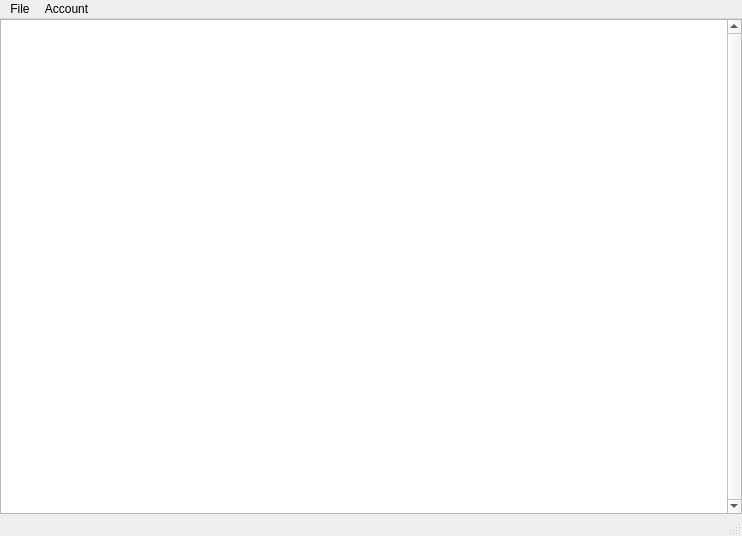
<?xml version="1.0" encoding="UTF-8"?>
<ui version="4.0">
 <class>MainWindow</class>
 <widget class="QMainWindow" name="MainWindow">
  <property name="geometry">
   <rect>
    <x>0</x>
    <y>0</y>
    <width>742</width>
    <height>536</height>
   </rect>
  </property>
  <property name="minimumSize">
   <size>
    <width>100</width>
    <height>100</height>
   </size>
  </property>
  <property name="windowTitle">
   <string>TrailCounter UI</string>
  </property>
  <property name="autoFillBackground">
   <bool>false</bool>
  </property>
  <widget class="QWidget" name="centralwidget">
   <property name="focusPolicy">
    <enum>Qt::TabFocus</enum>
   </property>
   <property name="autoFillBackground">
    <bool>true</bool>
   </property>
   <layout class="QGridLayout" name="gridLayout_2">
    <property name="leftMargin">
     <number>0</number>
    </property>
    <property name="topMargin">
     <number>0</number>
    </property>
    <property name="rightMargin">
     <number>0</number>
    </property>
    <property name="bottomMargin">
     <number>0</number>
    </property>
    <item row="0" column="0">
     <widget class="QTreeView" name="treeView">
      <property name="autoFillBackground">
       <bool>true</bool>
      </property>
      <property name="verticalScrollBarPolicy">
       <enum>Qt::ScrollBarAlwaysOn</enum>
      </property>
      <property name="horizontalScrollBarPolicy">
       <enum>Qt::ScrollBarAsNeeded</enum>
      </property>
      <property name="sizeAdjustPolicy">
       <enum>QAbstractScrollArea::AdjustIgnored</enum>
      </property>
     </widget>
    </item>
   </layout>
  </widget>
  <widget class="QMenuBar" name="menubar">
   <property name="geometry">
    <rect>
     <x>0</x>
     <y>0</y>
     <width>742</width>
     <height>21</height>
    </rect>
   </property>
   <widget class="QMenu" name="menuFile">
    <property name="title">
     <string>File</string>
    </property>
    <widget class="QMenu" name="menuTrail">
     <property name="title">
      <string>Trail</string>
     </property>
     <addaction name="actionAddTrail"/>
     <addaction name="actionDeleteTrail"/>
    </widget>
    <widget class="QMenu" name="menuSensor">
     <property name="title">
      <string>Sensor</string>
     </property>
     <addaction name="actionAddSensor"/>
     <addaction name="actionDeleteSensor"/>
    </widget>
    <addaction name="menuTrail"/>
    <addaction name="menuSensor"/>
    <addaction name="actionRefresh"/>
   </widget>
   <widget class="QMenu" name="menuAccount">
    <property name="title">
     <string>Account</string>
    </property>
    <addaction name="actionLogin"/>
   </widget>
   <addaction name="menuFile"/>
   <addaction name="menuAccount"/>
  </widget>
  <widget class="QStatusBar" name="statusbar"/>
  <action name="actionLogin">
   <property name="text">
    <string>Login</string>
   </property>
  </action>
  <action name="actionAddTrail">
   <property name="text">
    <string>Add</string>
   </property>
  </action>
  <action name="actionDeleteTrail">
   <property name="text">
    <string>Delete</string>
   </property>
  </action>
  <action name="actionAddSensor">
   <property name="text">
    <string>Add</string>
   </property>
  </action>
  <action name="actionDeleteSensor">
   <property name="text">
    <string>Delete</string>
   </property>
  </action>
  <action name="actionRefresh">
   <property name="text">
    <string>Refresh</string>
   </property>
  </action>
 </widget>
 <resources/>
 <connections/>
</ui>
